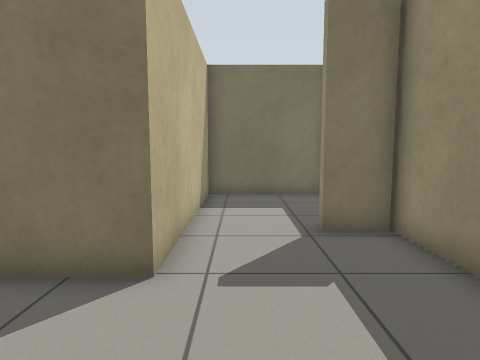
[1] (above)

15 first-person views from a walk through a Gazebo world. The camera is 0.94 m above the floor, tilts 6° down and sees 75° across. The floor is counted in squares, 0.5 m on a side. Each view is taken from the middle of a square. On the plan, view 1 faces up. The plan holds only what a view shows up to about 17 squares ahead; the rest is blank.

[2]
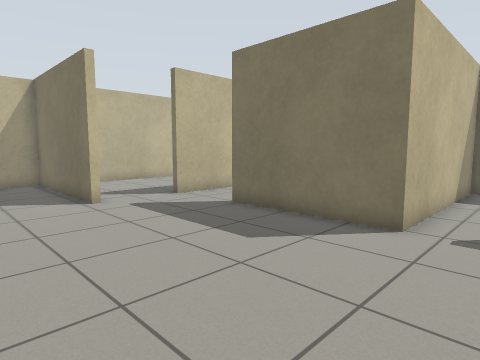

[3]
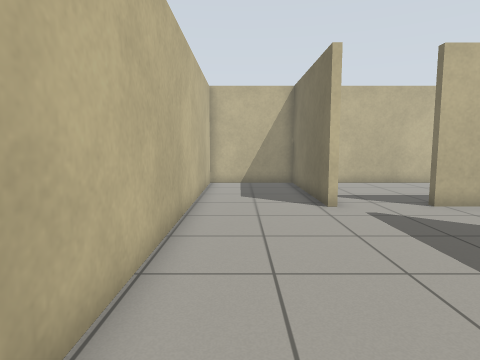

[4]
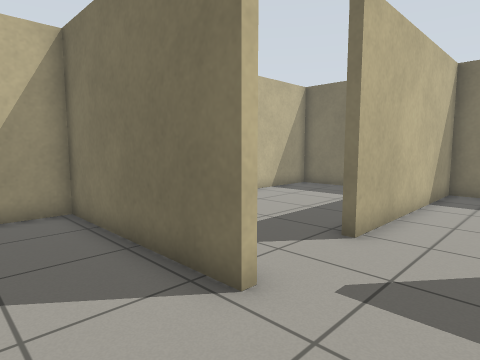

[5]
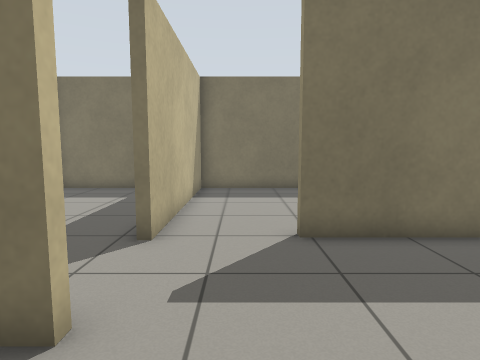

[6]
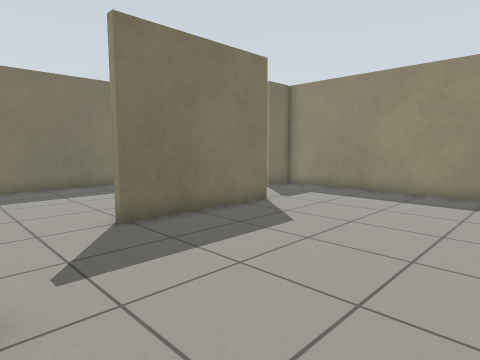

[7]
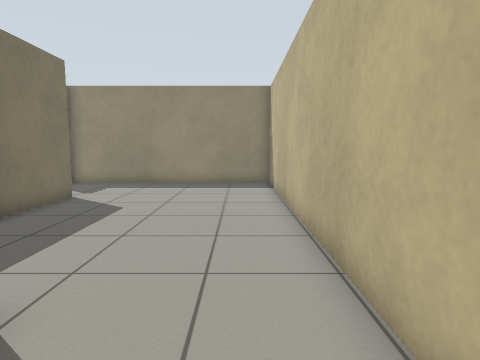

[8]
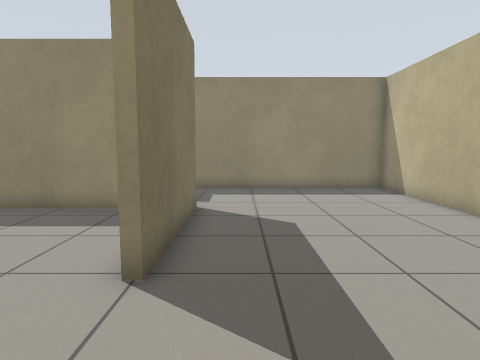

[9]
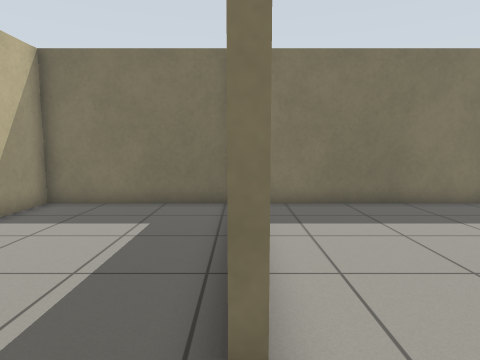

[10]
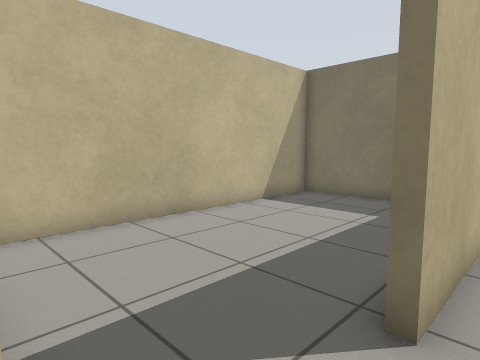

[11]
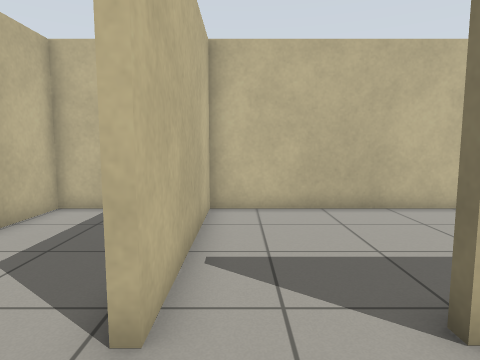

[12]
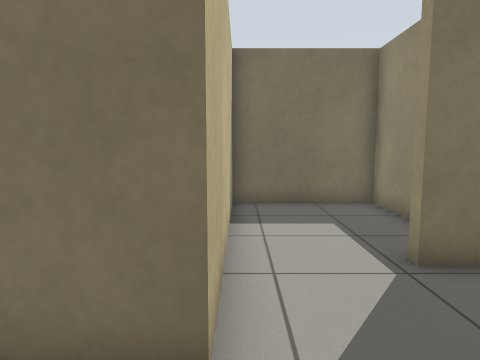

[13]
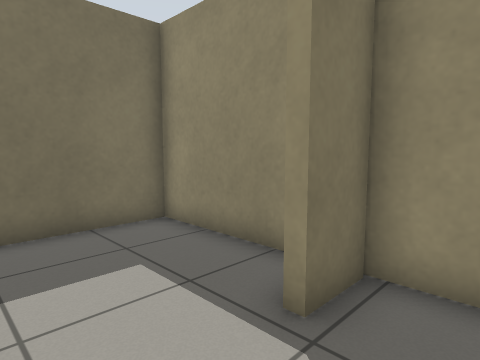

[14]
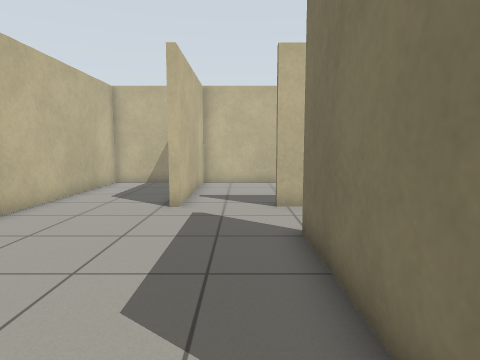

[15]
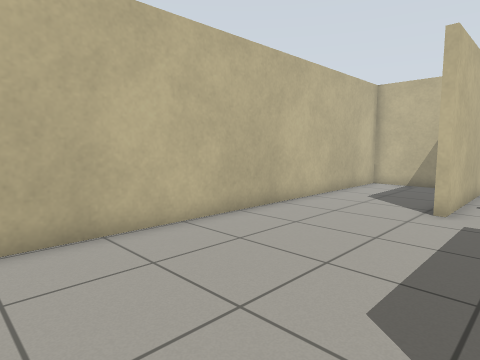

### Floor plan
Ten units are one square. View 1 is at (0, 0); x grows to the right and y downward. Boxes are objects, and circles mark ways between rooms. Rooms are numbered by the first view taken in them; rooms with no view inside come last. Other rooms are left out.
<svg viewBox="-169 -128 209 169">
<path fill="none" stroke="#000" d="M-96 -8 -164 -8 -164 36 35 36 35 -71M-98 -56 -98 -41M-12 -76 -12 -44 -68 -44M34 -68 17 -68M-104 -123 -164 -123 -164 -11 -97 -11M-68 -44 -68 -48M-16 -66 -16 -104M-20 -123 -98 -123 -98 -56M35 -71 35 -123 -12 -123 -12 -76"/>
<circle cx="-100" cy="-30" r="3" fill="#2a7"/>
<circle cx="-80" cy="-47" r="3" fill="#2a7"/>
<circle cx="0" cy="-70" r="3" fill="#2a7"/>
<text x="-50" y="-10">1</text>
<text x="-130" y="-70">2</text>
<text x="-60" y="-90">3</text>
<text x="10" y="-100">4</text>
</svg>
Room 1 opens to room 2. Room 1 opens to room 3. Room 1 opens to room 4.

Where each view was taken, in squares from view 1:
view 1: 0 up, 0 right, facing up
view 2: 3 down, 1 right, facing up-left
view 3: 2 down, 0 right, facing left
view 4: 2 down, 7 left, facing up-left
view 5: 2 down, 8 left, facing up
view 6: 3 down, 10 left, facing up-right
view 7: 2 down, 13 left, facing right
view 8: 3 up, 11 left, facing right
view 9: 2 up, 10 left, facing up
view 10: 1 up, 9 left, facing up-left
view 11: 2 up, 7 left, facing left
view 12: 2 up, 1 left, facing up
view 13: 5 up, 1 left, facing up-right
view 14: 3 up, 0 right, facing left
view 15: 3 up, 0 right, facing down-left
